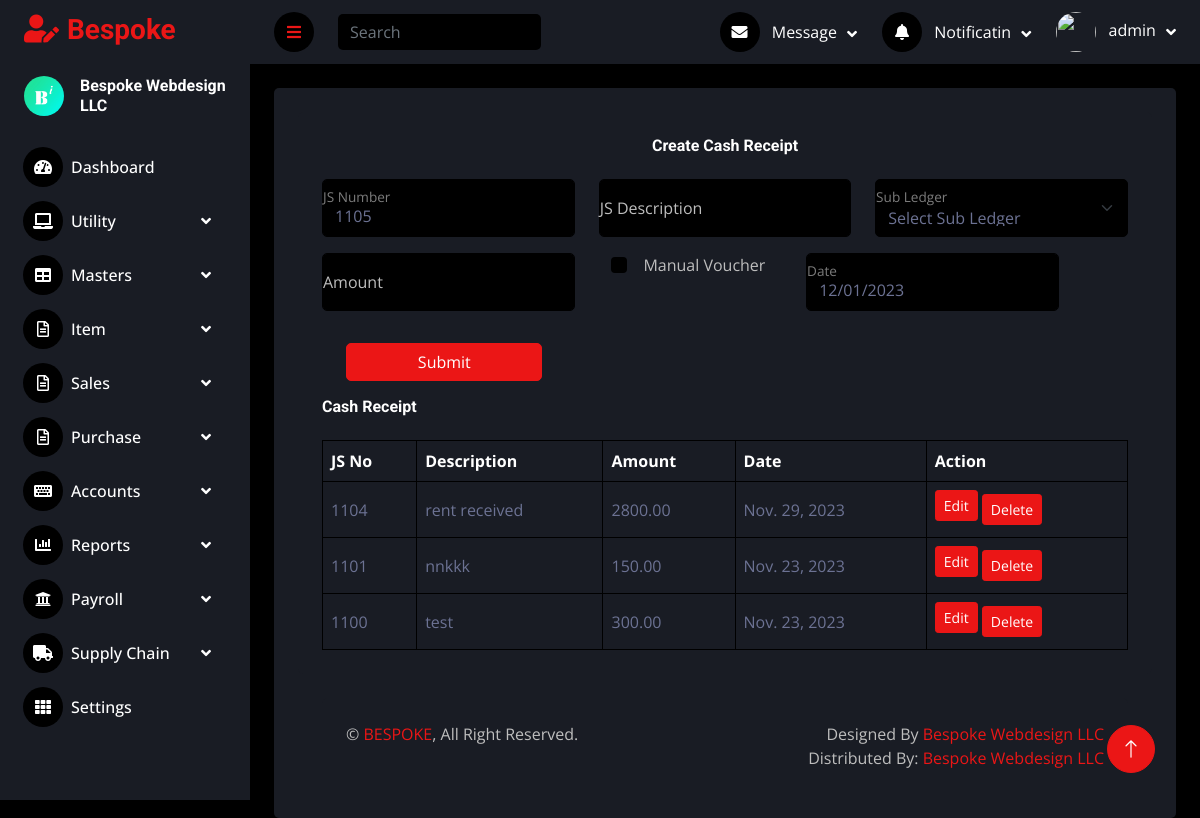
Page /accounting/cash_receipt/view_all (signed in) on the committed database.
### company/models.py (models this page shows, shortened)
class Company(models.Model):
    name=models.CharField(max_length=70, null=False, blank=False)
    address=models.CharField(max_length=70, null=False, blank=False)
    phone=models.CharField(max_length=70, null=False, blank=False)
    trn_number=models.CharField(max_length=70, null=False, blank=False)
    letter_header = models.ImageField(null=True,blank=True)
    letter_footer = models.ImageField(null=True,blank=True)
    logo = models.ImageField(null=True,blank=True)

### accounting/models.py (models this page shows, shortened)
class Daybook(models.Model):
    company=models.ForeignKey(Company,on_delete=models.PROTECT)
    user=models.ForeignKey(User,on_delete=models.PROTECT)
    js_number=models.IntegerField()
    js_date=models.DateField(default=datetime.date.today)
    js_description=models.CharField(max_length=200)
    manual_voucher_no=models.CharField(max_length=200,null=True,blank=True)
    if_manual_entry=models.BooleanField(default=False)
    credit_sl=models.ForeignKey(SubLedger,on_delete=models.PROTECT,related_name="credit")
    debit_sl=models.ForeignKey(SubLedger,on_delete=models.PROTECT,related_name="debit")
    js_amount=models.DecimalField(decimal_places=2, max_digits=15)
    if_multiple_journal=models.BooleanField(default=False)
    ref_number=models.IntegerField(null=True,blank=True)
    multiple_journal_no=models.IntegerField(null=True,blank=True)
    employee=models.ForeignKey(Employee,on_delete=models.PROTECT,null=True,blank=True)
    transaction_type=models.CharField(max_length=10,blank=True,null=True)
    bank_book_no=models.IntegerField(null=True,blank=True)
    created_time=models.DateTimeField(auto_now_add=True)

### accounting/views.py (the view, shortened to what this page needs)
# urls.py: path('cash_receipt/view_all', views.cashReceipt, name='cash_receipt_all'),
def cashReceipt(request):
    context={}
    company=getLoginCompany(request.user)
    transaction_type='R'
    cash_sl_no=1000
    cash_book = Daybook.objects.filter(company=company,transaction_type=transaction_type).order_by('-id')
    receiptForm=CashReceiptForm
    context['crForm']=receiptForm
    context['cash_book']=cash_book
    context['cr_no'] = Daybook.objects.filter(company=company).aggregate(Max('js_number'))['js_number__max']
    head_name =  SubLedger.objects.get(company=company,sl_no=1000)
    if not context['cr_no']:
        context['cr_no'] = 1100
    else:
        context['cr_no'] += 1
    return render(request,'cashReceipt/index.html',context)

### accounting/templates/cashReceipt/index.html (shortened to what this page needs)
{% extends 'base.html' %}
{% load static %}
{% block content %}
<div class="container-fluid pt-4 px-4">
    <div class="bg-secondary text-center rounded p-4">
        <div class="col-sm-12 col-xl-12">
            <div class="bg-secondary rounded h-100 p-4">
                <h6 class="mb-4">Create Cash Receipt</h6>
                <form method="post">
                    <div class="row">
                        <div class="form-floating mb-3 col-md-4">
                            <input type="number" value="{{cr_no}}" class="form-control" placeholder="Receipt Number"
                                readonly>
                            <label for="floatingInput">JS Number</label>
                        </div>
                        <div class="form-floating mb-3 col-md-4">
                            {{crForm.js_description}}
                            <label for="floatingInput">JS Description</label>
                        </div>
                        <div class="form-floating mb-3 col-md-4">
                            {{crForm.credit_sl}}
                            <label for="floatingInput">Sub Ledger</label>
                        </div>
                        <div class="form-floating mb-3 col-md-4">
                            {{crForm.js_amount}}
                            <label for="floatingInput">Amount</label>
                        </div>
                        <div class="form-check mb-3 col-md-3">
                            {{crForm.if_manual_entry}}
                            <label class="form-check-label" for="flexCheckDefault">
                                Manual Voucher
                            </label>
                        </div>
                        <div class="form-floating mb-3 col-md-4">
                            {{crForm.js_date}}
                            <label for="floatingInput">Date</label>
                        </div>
                        <div class="row">
                            <div class="mb-3 mt-3 col-md-4">
                                <button type="submit" class="btn btn-primary full-width">Submit</button>
                            </div>
                        </div>
                    </div>
                </form>
                {% if cr_no %}
                <div class="d-flex align-items-center justify-content-between mb-4">
                    <h6 class="mb-0">Cash Receipt</h6>
                </div>
                <div class="table-responsive">
                    <table class="table text-start align-middle table-bordered table-hover mb-0">
                        <thead>
                            <tr class="text-white">
                                <th scope="col">JS No</th>
                                <th scope="col">Description</th>
                                <th scope="col">Amount</th>
                                <th scope="col">Date</th>
                                <th scope="col">Action</th>
                            </tr>
                        </thead>
                        <tbody>
                            {% if cash_book %}
                            {% for cr in cash_book %}
                            <tr>
                                <td>{{cr.js_number}}</td>
                                <td>{{cr.js_description}}</td>
                                <td>{{cr.js_amount}}</td>
                                <td>{{cr.js_date}}</td>
                                <td><a class="btn btn-sm btn-primary mr-2 mb-2"
                                    href="{% url 'accounting:cr_edit' pk=cr.pk %}">Edit</a>
                                    <a class="btn btn-sm btn-primary" href="{% url 'accounting:cr_delete' pk=cr.pk %}"
                                    onclick="return confirm('Are you sure you want to delete this Receipt?');">Delete</a>
                            </td>
                            </tr>
                            {% endfor %}
                            {% else %}
                            <tr>
                                <td colspan="9"><strong>Currently No Cash Receipt Created..!</strong></td>
                            </tr>
                            {% endif %}
                        </tbody>
                    </table>
                </div>
                {% endif %}
            </div>
        </div>
        {% endblock %}

### templates/base.html (shortened to what this page needs)
{% load static %}
<!DOCTYPE html>
<html lang="en">
<head>
    <link href="{% static 'cdn/cdnjs.cloudflare.com/ajax/libs/font-awesome/5.10.0/css/all.min.css' %}" rel="stylesheet">
    <link href="{% static 'cdn/cdn.jsdelivr.net/npm/bootstrap-icons%401.4.1/font/bootstrap-icons.css' %}"
        rel="stylesheet">
    <link href="{% static 'lib/owlcarousel/assets/owl.carousel.min.css' %}" rel="stylesheet">
    <link href="{% static 'lib/tempusdominus/css/tempusdominus-bootstrap-4.min.css' %}" rel="stylesheet" />
    <link href="{% static 'css/bootstrap.min.css' %}" rel="stylesheet">
    <link href="{% static 'css/style.css' %}" rel="stylesheet">
    <link rel="stylesheet" href="{% static 'datatable/datatables.min.css' %}">
    <link rel="stylesheet" href="https://cdn.datatables.net/responsive/2.2.9/css/responsive.dataTables.min.css">
</head>
<body>
    <div class="container-fluid position-relative d-flex p-0">
        <div class="sidebar pe-4 pb-3">
            <nav class="navbar bg-secondary navbar-dark">
                <a href="{% url 'dashboard:index' %}" class="navbar-brand mx-4 mb-3">
                    <h3 class="text-primary"><i class="fa fa-user-edit me-2"></i>Bespoke</h3>
                </a>
                <div class="d-flex align-items-center ms-4 mb-4">
                    <div class="position-relative">
                        <img class="rounded-circle" src="{{company.logo.url}}" alt=""
                            style="width: 40px; height: 40px;">
                    </div>
                    <div class="ms-3">
                        <h6 class="mb-0">{{company.name}}</h6>
                    </div>
                </div>
                <div class="navbar-nav w-100">
                    <a href="{% url 'dashboard:index' %}"
                        {% if request.resolver_match.url_name == 'index' %}class="nav-item nav-link active"
                        {% else %}class="nav-item nav-link" {% endif %}><i
                            class="fa fa-tachometer-alt me-2"></i>Dashboard</a>
                    <div class="nav-item dropdown">
                        <a href="#" class="nav-link dropdown-toggle" data-bs-toggle="dropdown"><i
                                class="fa fa-laptop me-2"></i>Utility</a>
                    </div>
                    <div class="nav-item dropdown">
                        <a href="#" class="nav-link dropdown-toggle" data-bs-toggle="dropdown"><i
                                class="fa fa-table me-2"></i>Masters</a>
                    </div>
                    <div class="nav-item dropdown">
                        <a href="#" class="nav-link dropdown-toggle" data-bs-toggle="dropdown"><i
                                class="far fa-file-alt me-2"></i>Item</a>
                    </div>
                    <div class="nav-item dropdown">
                        <a href="#" class="nav-link dropdown-toggle" data-bs-toggle="dropdown"><i
                                class="far fa-file-alt me-2"></i>Sales</a>
                    </div>
                    <div class="nav-item dropdown">
                        <a href="#" class="nav-link dropdown-toggle" data-bs-toggle="dropdown"><i
                                class="far fa-file-alt me-2"></i>Purchase</a>
                    </div>
                    <div class="nav-item dropdown">
                        <a href="#" class="nav-link dropdown-toggle" data-bs-toggle="dropdown"><i
                                class="fa fa-keyboard me-2"></i>Accounts</a>
                    </div>
                    <div class="nav-item dropdown">
                        <a href="#" class="nav-link dropdown-toggle" data-bs-toggle="dropdown"><i
                                class="fa fa-chart-bar me-2"></i>Reports</a>
                    </div>
                    <div class="nav-item dropdown">
                        <a href="#" class="nav-link dropdown-toggle" data-bs-toggle="dropdown"><i
                                class="fa fa-university me-2"></i>Payroll</a>
                    </div>
                    <div class="nav-item dropdown">
                        <a href="#" class="nav-link dropdown-toggle" data-bs-toggle="dropdown"><i
                                class="fa fa-truck me-2"></i>Supply Chain</a>
                    </div>
                    <a href="widget.html" class="nav-item nav-link"><i class="fa fa-th me-2"></i>Settings</a>
                </div>
            </nav>
        </div>
        <div class="content">
            <nav class="navbar navbar-expand bg-secondary navbar-dark sticky-top px-4 py-0">
                <a href="#" class="sidebar-toggler flex-shrink-0">
                    <i class="fa fa-bars"></i>
                </a>
                <form class="d-none d-md-flex ms-4">
                    <input class="form-control bg-dark border-0" type="search" placeholder="Search">
                </form>
                <div class="navbar-nav align-items-center ms-auto">
                    <div class="nav-item dropdown">
                        <a href="#" class="nav-link dropdown-toggle" data-bs-toggle="dropdown">
                            <i class="fa fa-envelope me-lg-2"></i>
                            <span class="d-none d-lg-inline-flex">Message</span>
                        </a>
                    </div>
                    <div class="nav-item dropdown">
                        <a href="#" class="nav-link dropdown-toggle" data-bs-toggle="dropdown">
                            <i class="fa fa-bell me-lg-2"></i>
                            <span class="d-none d-lg-inline-flex">Notificatin</span>
                        </a>
                    </div>
                    <div class="nav-item dropdown">
                        <a href="#" class="nav-link dropdown-toggle" data-bs-toggle="dropdown">
                            <img class="rounded-circle me-lg-2" src="{{avatar.url}}" alt=""
                                style="width: 40px; height: 40px;">
                            <span class="d-none d-lg-inline-flex">{{user.username}}</span>
                        </a>
                    </div>
                </div>
            </nav>
            {% block content%}
            {% endblock %}
            <div class="container-fluid pt-4 px-4">
                <div class="bg-secondary rounded-top p-4">
                    <div class="row">
                        <div class="col-12 col-sm-6 text-center text-sm-start">
                            &copy; <a href="#">BESPOKE</a>, All Right Reserved.
                        </div>
                        <div class="col-12 col-sm-6 text-center text-sm-end">
                            Designed By <a href="https://bespokewebdesignllc.com/">Bespoke Webdesign LLC</a>
                            <br>Distributed By: <a href="https://bespokewebdesignllc.com/" target="_blank">Bespoke
                                Webdesign LLC</a>
                        </div>
                    </div>
                </div>
            </div>
        </div>
        <a href="#" class="btn btn-lg btn-primary btn-lg-square back-to-top"><i class="bi bi-arrow-up"></i></a>
    </div>
</body>
</html>

### rows in the picture
Company: logo (picture), name "Bespoke Webdesign LLC"
Daybook: js_number "1104", js_description "rent received", js_amount "2800.00", js_date "Nov. 29, 2023"
Daybook: js_number "1101", js_description "nnkkk", js_amount "150.00", js_date "Nov. 23, 2023"
Daybook: js_number "1100", js_description "test", js_amount "300.00", js_date "Nov. 23, 2023"

### other values in the picture
{{ user.username }} "admin"
